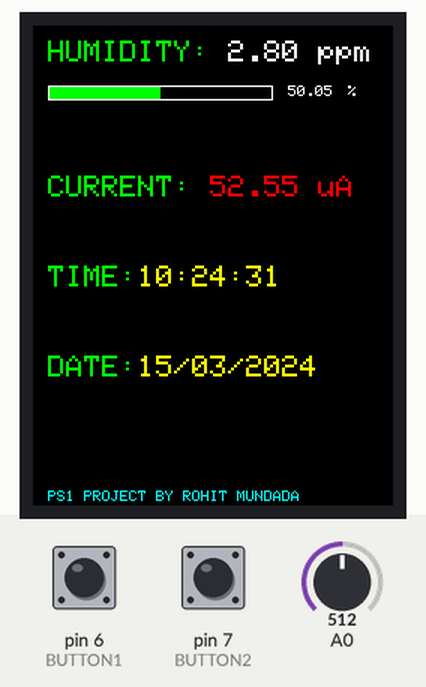
Simulated run of this sketch. Board: Arduino Uno, built with avr-gcc and run on an emulated ATmega328P. On the bench: 240×320 colour display. Wiring (inferred from the names in the program): DS3231 clock at I2C address 0x68. Inputs (shaded band) come from the test bench; at power-on: pin 7 (BUTTON2) HIGH, pin 6 (BUTTON1) HIGH, A0 = 512. The local clock reads 2024-03-15 10:24:30 at power-on unless the sketch sets it.

Above: at 1.4 s.
1.5 s: pin 7 (BUTTON2) pulled LOW for 0.15 s
At 1.87 s:
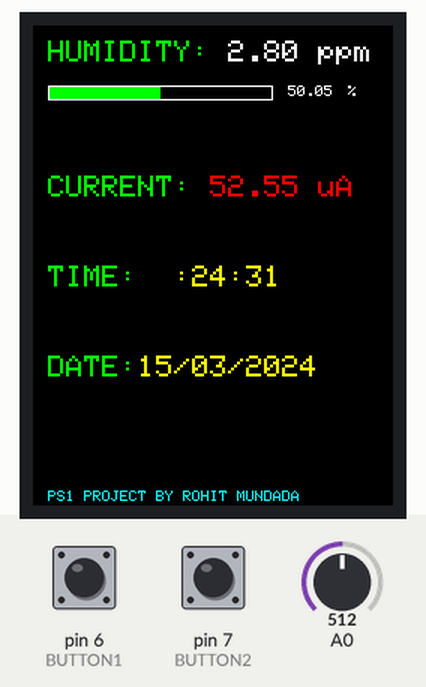
2.2 s: pin 6 (BUTTON1) pulled LOW for 3.2 s
At 5.52 s:
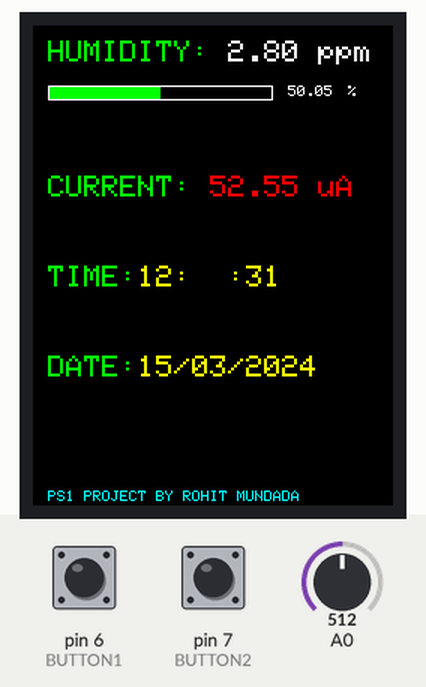
6.0 s: pin 6 (BUTTON1) pulled LOW for 0.15 s
At 6.27 s:
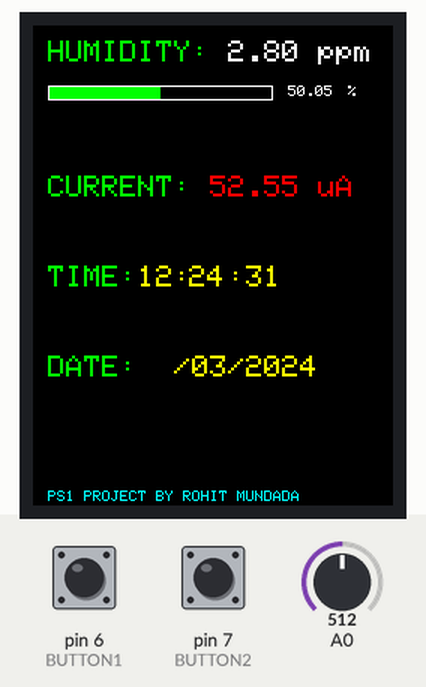
6.7 s: pin 7 (BUTTON2) pulled LOW for 1 s
At 8.08 s:
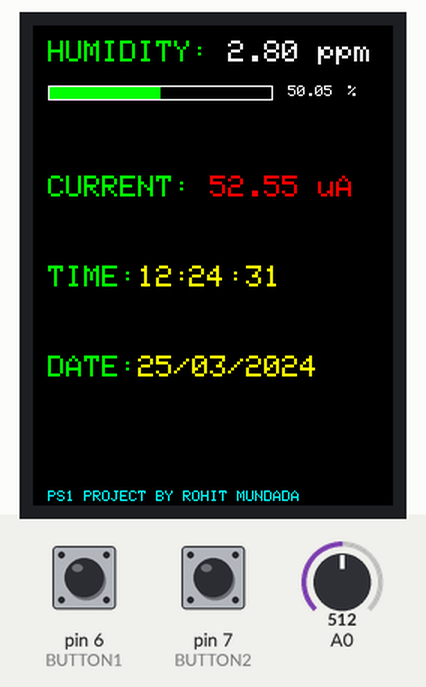
8.3 s: pin 6 (BUTTON1) pulsed LOW 5 times (0.12 s each, 0.3 s apart)
At 11.5 s:
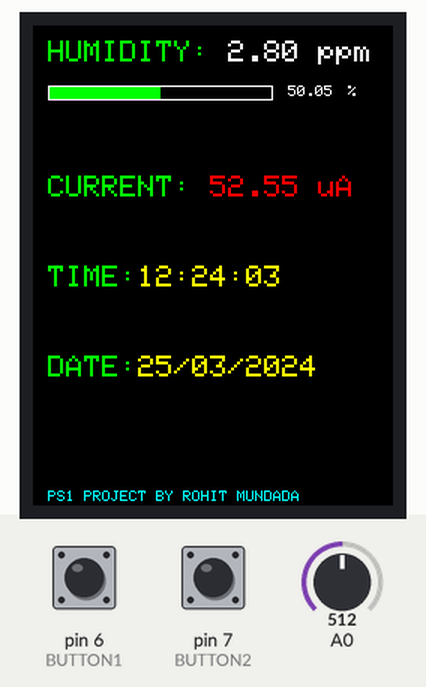
12.8 s: A0 set to 716
At 13.8 s:
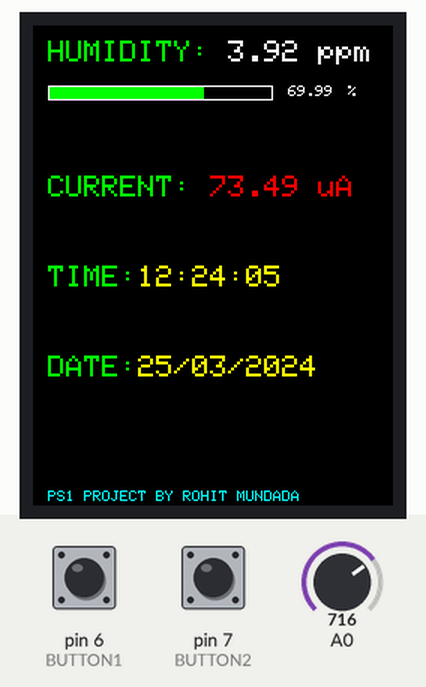
Timing chart, 0 to 15.5 s (numbered marks = the images above; inputs shaded):
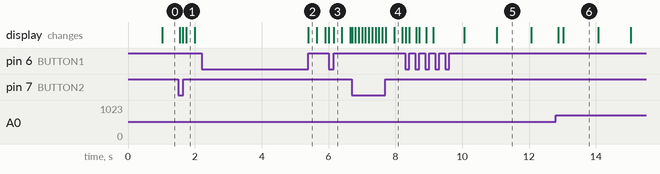

Measured:
- after the input at 1.5 s, the display: first changes at once (image 1 shows a later state)
- after the input at 2.2 s, the display: changes after 3.2 s (image 2)
- after the input at 6.7 s, the display: first changes at once (image 4 shows a later state)

The sketch:

humidity_display.ino
```cpp
#include "SPI.h"
#include "Adafruit_GFX.h"
#include "Adafruit_ILI9341.h"
#include <Wire.h>

#define GREEN ILI9341_GREEN
#define BLACK ILI9341_BLACK
#define WHITE ILI9341_WHITE
#define RED ILI9341_RED
#define YELLOW ILI9341_YELLOW
#define CYAN ILI9341_CYAN
#define BAR_WIDTH 150.0
#define VERTICAL_START 10
#define HORIZONTAL_START 10
#define SPACING 60
#define BUTTON1 6
#define BUTTON2 7
#define HOUR_AND_DAY_X_DISP 30
#define MINUTE_AND_MONTH_X_DISP 47
#define YEAR_X_DISP 78

Adafruit_ILI9341 tft = Adafruit_ILI9341(8, 9, 11, 13, 10, 12);

float analogValue = 0, ppm = 0, current = 0, percentHumidity = 0;

char Time[] = "  :  :  ";
char Date[] = "  /  /20  ";

byte i, second, minute, hour, date, month, year;

void printHumidity(float ppm, int fontSize)
{
    tft.setCursor(HORIZONTAL_START, VERTICAL_START);
    tft.setTextColor(GREEN, BLACK);
    tft.setTextSize(fontSize);
    tft.print("HUMIDITY: ");
    tft.setTextColor(WHITE, BLACK);
    tft.print(ppm);
    tft.println(" ppm");
}

void printBar(float n, int fontSize)
{
    float width = (n * (BAR_WIDTH - 2)) / 100;
    tft.drawRect(HORIZONTAL_START, VERTICAL_START + SPACING / 2, BAR_WIDTH, 10, WHITE);
    tft.fillRect(HORIZONTAL_START + 1, VERTICAL_START + SPACING / 2 + 1, width, 8, GREEN);
    tft.fillRect(HORIZONTAL_START + 1 + width, VERTICAL_START + SPACING / 2 + 1, BAR_WIDTH - width - 2, 8, BLACK);
    tft.setTextSize(fontSize);
    tft.setCursor(HORIZONTAL_START + BAR_WIDTH + 10, VERTICAL_START + SPACING / 2);
    tft.print(n);
    tft.setCursor(HORIZONTAL_START + BAR_WIDTH + 50, VERTICAL_START + SPACING / 2);
    tft.print("%");
}

void printCurrent(float current, int fontSize)
{
    tft.setTextSize(fontSize);
    tft.setTextColor(GREEN, BLACK);
    tft.setCursor(HORIZONTAL_START, VERTICAL_START + 1.5 * SPACING);
    tft.print("CURRENT: ");
    tft.setTextColor(RED, BLACK);
    tft.print(current);
    tft.setCursor(HORIZONTAL_START + 180, VERTICAL_START + 1.5 * SPACING);
    tft.print("uA");
}

void printDateAndTime(int fontSize)
{
    if (!digitalRead(BUTTON2))
    { // If button (pin #7) is pressed
        i = 0;
        hour = edit(HORIZONTAL_START + HOUR_AND_DAY_X_DISP * fontSize, VERTICAL_START + 2.5 * SPACING, hour);
        minute = edit(HORIZONTAL_START + MINUTE_AND_MONTH_X_DISP * fontSize, VERTICAL_START + 2.5 * SPACING, minute);
        date = edit(HORIZONTAL_START + HOUR_AND_DAY_X_DISP * fontSize, VERTICAL_START + 3.5 * SPACING, date);
        month = edit(HORIZONTAL_START + MINUTE_AND_MONTH_X_DISP * fontSize, VERTICAL_START + 3.5 * SPACING, month);
        year = edit(HORIZONTAL_START + YEAR_X_DISP * fontSize, VERTICAL_START + 3.5 * SPACING, year);
        // Convert decimal to BCD
        minute = ((minute / 10) << 4) + (minute % 10);
        hour = ((hour / 10) << 4) + (hour % 10);
        date = ((date / 10) << 4) + (date % 10);
        month = ((month / 10) << 4) + (month % 10);
        year = ((year / 10) << 4) + (year % 10);
        // End conversion
        // Write data to DS3231 RTC
        Wire.beginTransmission(0x68); // Start I2C protocol with DS3231 address
        Wire.write(0);                // Send register address
        Wire.write(0);                // Reset sesonds and start oscillator
        Wire.write(minute);           // Write minute
        Wire.write(hour);             // Write hour
        Wire.write(1);                // Write day (not used)
        Wire.write(date);             // Write date
        Wire.write(month);            // Write month
        Wire.write(year);             // Write year
        Wire.endTransmission();       // Stop transmission and release the I2C bus
        delay(200);                   // Wait 200ms
    }
    Wire.beginTransmission(0x68); // Start I2C protocol with DS3231 address
    Wire.write(0);                // Send register address
    Wire.endTransmission(false);  // I2C restart
    Wire.requestFrom(0x68, 7);    // Request 7 bytes from DS3231 and release I2C bus at end of reading
    second = Wire.read();         // Read seconds from register 0
    minute = Wire.read();         // Read minuts from register 1
    hour = Wire.read();           // Read hour from register 2
    Wire.read();                  // Read day from register 3 (not used)
    date = Wire.read();           // Read date from register 4
    month = Wire.read();          // Read month from register 5
    year = Wire.read();           // Read year from register 6
    tft.setTextSize(fontSize);
    DS3231_display(); // Display time & calendar
}

void DS3231_display()
{
    // Convert BCD to decimal
    second = (second >> 4) * 10 + (second & 0x0F);
    minute = (minute >> 4) * 10 + (minute & 0x0F);
    hour = (hour >> 4) * 10 + (hour & 0x0F);
    date = (date >> 4) * 10 + (date & 0x0F);
    month = (month >> 4) * 10 + (month & 0x0F);
    year = (year >> 4) * 10 + (year & 0x0F);
    // End conversion
    Time[7] = second % 10 + 48;
    Time[6] = second / 10 + 48;
    Time[4] = minute % 10 + 48;
    Time[3] = minute / 10 + 48;
    Time[1] = hour % 10 + 48;
    Time[0] = hour / 10 + 48;
    Date[9] = year % 10 + 48;
    Date[8] = year / 10 + 48;
    Date[4] = month % 10 + 48;
    Date[3] = month / 10 + 48;
    Date[1] = date % 10 + 48;
    Date[0] = date / 10 + 48;
    tft.setCursor(HORIZONTAL_START, VERTICAL_START + 2.5 * SPACING);
    tft.setTextColor(GREEN, BLACK);
    tft.print("TIME:");
    tft.setTextColor(YELLOW, BLACK);
    tft.print(Time);
    tft.setCursor(HORIZONTAL_START, VERTICAL_START + 3.5 * SPACING);
    tft.setTextColor(GREEN, BLACK);
    tft.print("DATE:");
    tft.setTextColor(YELLOW, BLACK);
    tft.print(Date);
}

void blink_parameter()
{
    byte j = 0;
    while (j < 10 && digitalRead(BUTTON1) && digitalRead(BUTTON2))
    {
        j++;
        delay(25);
    }
}

byte edit(byte x, byte y, byte parameter)
{
    char text[3];
    while (!digitalRead(BUTTON1))
        ; // Wait until button (pin #6) released
    while (true)
    {
        while (!digitalRead(BUTTON2))
        { // If button (pin #7) is pressed
            parameter++;
            if (i == 0 && parameter > 23) // If hours > 23 ==> hours = 0
                parameter = 0;
            if (i == 1 && parameter > 59) // If minutes > 59 ==> minutes = 0
                parameter = 0;
            if (i == 2 && parameter > 31) // If date > 31 ==> date = 1
                parameter = 1;
            if (i == 3 && parameter > 12) // If month > 12 ==> month = 1
                parameter = 1;
            if (i == 4 && parameter > 99) // If year > 99 ==> year = 0
                parameter = 0;
            sprintf(text, "%02u", parameter);
            tft.setTextColor(YELLOW, BLACK);
            tft.setCursor(x, y);
            tft.print(text);
            delay(100); // Wait 200ms
        }
        tft.setCursor(x, y);
        tft.print("  "); // Display two spaces
        blink_parameter();
        sprintf(text, "%02u", parameter);
        tft.setTextColor(YELLOW, BLACK);
        tft.setCursor(x, y);
        tft.print(text);
        blink_parameter();
        if (!digitalRead(BUTTON1))
        {                     // If button (pin #6) is pressed
            i++;              // Increament 'i' for the next parameter
            return parameter; // Return parameter value and exit
        }
    }
}

void printText(int fontSize)
{
    tft.setTextColor(CYAN, BLACK);
    tft.setCursor(HORIZONTAL_START, VERTICAL_START + 5 * SPACING);
    tft.setTextSize(fontSize);
    tft.print("PS1 PROJECT BY ROHIT MUNDADA");
}

void setup()
{
    pinMode(A0, INPUT);
    pinMode(BUTTON1, INPUT_PULLUP);
    pinMode(BUTTON2, INPUT_PULLUP);
    tft.begin();
    tft.fillScreen(BLACK);
    Wire.begin();
}

void loop(void)
{
    analogValue = analogRead(A0);

    ppm = (5.6 / 1023) * analogValue;
    percentHumidity = (ppm / 5.6) * 100;
    current = (105.0 / 1023) * analogValue;

    printHumidity(ppm, 2);
    printBar(percentHumidity, 1);
    printCurrent(current, 2);
    printDateAndTime(2);
    printText(1);

    delay(20);
}
```
